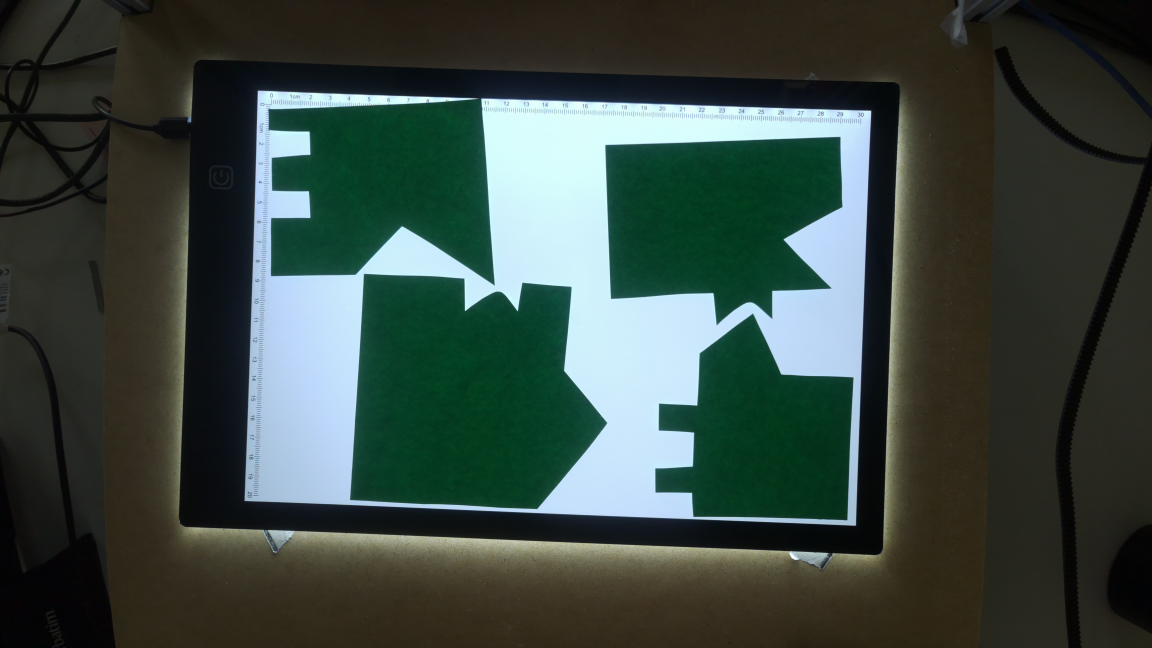
#> input picture images/new/test.jpg, 4608 x 2592 px (shown at 1/4 size)
$ python a4_finder_static.py ../../images/new/test.jpg
#> lines starting #> are read from the running program, lines starting #| are printed output that depends on the picture
"""Static fixed-position crop finder for A4 working area."""

from __future__ import annotations

import argparse
from pathlib import Path

import cv2
import numpy as np


STATIC_CROP_WIDTH = 2340
STATIC_CROP_HEIGHT = 1630
STATIC_START_X = 1043
STATIC_START_Y = 370


def _compute_crop_bounds(
    image_shape: tuple,
    start_x: int,
    start_y: int,
    crop_width: int,
    crop_height: int,
) -> tuple[int, int, int, int]:
    """Compute clamped crop bounds: (x0, y0, x1, y1)."""
    h, w = image_shape[:2]
    crop_w = min(int(crop_width), w)
    crop_h = min(int(crop_height), h)

    max_x0 = max(0, w - crop_w)
    max_y0 = max(0, h - crop_h)
    x0 = int(np.clip(int(start_x), 0, max_x0))
    y0 = int(np.clip(int(start_y), 0, max_y0))

    x1 = x0 + crop_w
    y1 = y0 + crop_h
    return x0, y0, x1, y1


def crop_static_a4_area(
    image: np.ndarray,
    start_x: int = STATIC_START_X,
    start_y: int = STATIC_START_Y,
    crop_width: int = STATIC_CROP_WIDTH,
    crop_height: int = STATIC_CROP_HEIGHT,
) -> np.ndarray:
    """
    Crop a predefined fixed region from the input image.

    Default is tuned for images around 4608x2592, starting at (1043, 374)
    with size 2340x1630.
    """
    x0, y0, x1, y1 = _compute_crop_bounds(
        image.shape, start_x, start_y, crop_width, crop_height
    )
    return image[y0:y1, x0:x1].copy()


def main() -> int:
    parser = argparse.ArgumentParser(description="Crop static A4 fixed region from image.")
    parser.add_argument("image_path", help="Input image path")
    parser.add_argument(
        "--output-dir",
        default="puzzle_finder/output",
        help="Directory for output image (default: puzzle_finder/output)",
    )
    parser.add_argument(
        "--width",
        type=int,
        default=STATIC_CROP_WIDTH,
        help=f"Crop width in pixels (default: {STATIC_CROP_WIDTH})",
    )
    parser.add_argument(
        "--height",
        type=int,
        default=STATIC_CROP_HEIGHT,
        help=f"Crop height in pixels (default: {STATIC_CROP_HEIGHT})",
    )
    parser.add_argument(
        "--x",
        type=int,
        default=STATIC_START_X,
        help=f"Top-left X start in pixels (default: {STATIC_START_X})",
    )
    parser.add_argument(
        "--y",
        type=int,
        default=STATIC_START_Y,
        help=f"Top-left Y start in pixels (default: {STATIC_START_Y})",
    )
    args = parser.parse_args()

    image = cv2.imread(args.image_path)
#> image is the input picture: shape (2592, 4608, 3); mean B, G, R 65.7, 72.5, 58.5
    if image is None:
        print(f"Could not load image: {args.image_path}")
        return 1

    output_dir = Path(args.output_dir)
    output_dir.mkdir(parents=True, exist_ok=True)

    x0, y0, x1, y1 = _compute_crop_bounds(
        image.shape, args.x, args.y, args.width, args.height
    )
#> x0 = 1043; y0 = 370; x1 = 3383; y1 = 2000
    cropped = image[y0:y1, x0:x1].copy()
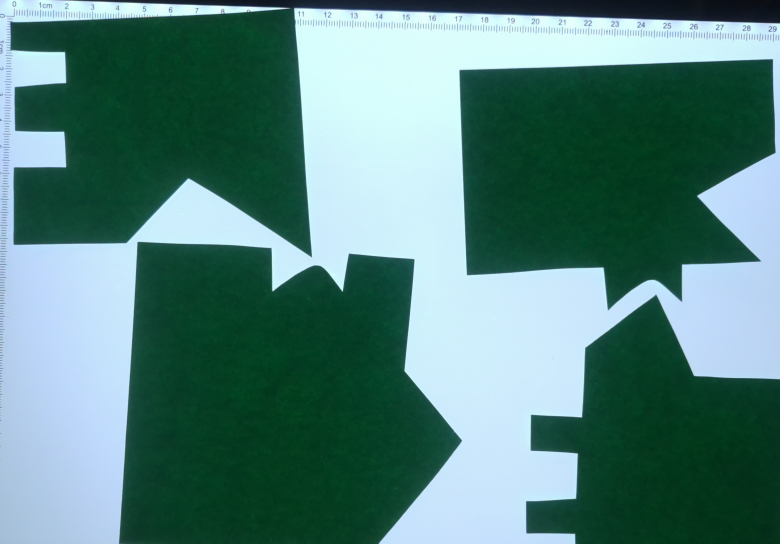
#> cropped: shape (1630, 2340, 3) (shown at 1/3 size); mean B, G, R 125.6, 131.1, 86.7
    output_path = output_dir / "a4_static_crop.png"
    cv2.imwrite(str(output_path), cropped)

    print("Static crop created.")
    print(f"Input size: {image.shape[1]}x{image.shape[0]}")
#| Input size: 4608x2592
    print(f"Start (x,y): {x0},{y0}")
#| Start (x,y): 1043,370
    print(f"Crop size: {cropped.shape[1]}x{cropped.shape[0]}")
#| Crop size: 2340x1630
    print(f"Output: {output_path}")
    return 0


if __name__ == "__main__":
    raise SystemExit(main())
#> (the program exits here)
